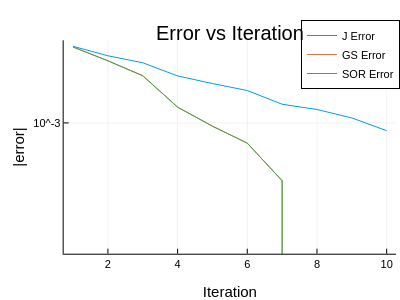

The notebook cell saved with this chart:
### Code cell
plotlyjs()
x          = [0.;0.;0.]
Ã_jacobi   = float.(Ã_jacobi)
b̃_jacobi   = float.(b̃_jacobi)
Ã_gs       = float.(Ã_gs)
b̃_gs       = float.(b̃_gs)
Ã_sor      = float.(Ã_sor)
b̃_sor      = float.(b̃_sor)

xN,J_error    = run( Ã_jacobi, b̃_jacobi, x, N; show=false)
xN,GS_error   = run( Ã_gs,     b̃_gs,     x, N; show=false)

@manipulate for α in 0.01:0.01:2
      xN, SOR_error = run_sor(Ã_sor, b̃_sor, x, N, α[]; show=false)

      p = plot(J_error, label="J Error")
      plot!(p, GS_error, label="GS Error")
      plot!(p, SOR_error, label="SOR Error")
      plot!(p, yscale=:log10, title="Error vs Iteration",
               xlabel="Iteration", ylabel="|error|", size=(400,300))

      display(p)
      p
end

### Figure 1 — Plotly figure (JSON) as saved in the notebook; plotly's stock layout.template omitted (floating-point values rounded to 4 significant figures)
{"data": [{"colorbar": {"len": 0.821, "title": "", "x": 0.9902, "y": 0.5116}, "legendgroup": "J Error", "line": {"color": "rgba(0, 154, 250, 1.000)", "dash": "solid", "shape": "linear", "width": 1}, "mode": "lines", "name": "J Error", "showlegend": true, "type": "scatter", "x": [1, 2, 3, 4, 5, 6, 7, 8, 9, 10], "xaxis": "x", "y": [0.4488, 0.2106, 0.1208, 0.0423, 0.02308, 0.01324, 0.00443, 0.00291, 0.00149, 0.00054], "yaxis": "y"}, {"colorbar": {"len": 0.821, "title": "", "x": 0.9902, "y": 0.5116}, "legendgroup": "GS Error", "line": {"color": "rgba(227, 111, 71, 1.000)", "dash": "solid", "shape": "linear", "width": 1}, "mode": "lines", "name": "GS Error", "showlegend": true, "type": "scatter", "x": [1, 2, 3, 4, 5, 6, 7, 8, 9, 10], "xaxis": "x", "y": [0.4233, 0.1414, 0.04293, 0.00352, 0.00077, 0.0002, 1e-05, 0.0, 0.0, 0.0], "yaxis": "y"}, {"colorbar": {"len": 0.821, "title": "", "x": 0.9902, "y": 0.5116}, "legendgroup": "SOR Error", "line": {"color": "rgba(62, 164, 78, 1.000)", "dash": "solid", "shape": "linear", "width": 1}, "mode": "lines", "name": "SOR Error", "showlegend": true, "type": "scatter", "x": [1, 2, 3, 4, 5, 6, 7, 8, 9, 10], "xaxis": "x", "y": [0.4233, 0.1414, 0.04293, 0.00352, 0.00077, 0.0002, 1e-05, 0.0, 0.0, 0.0], "yaxis": "y"}], "layout": {"annotations": [{"font": {"color": "rgba(0, 0, 0, 1.000)", "family": "sans-serif", "size": 20}, "rotation": -0.0, "showarrow": false, "text": "Error vs Iteration", "x": 0.5746, "xanchor": "center", "xref": "paper", "y": 1.0, "yanchor": "top", "yref": "paper"}], "height": 300, "legend": {"bgcolor": "rgba(255, 255, 255, 1.000)", "bordercolor": "rgba(0, 0, 0, 1.000)", "borderwidth": 1, "font": {"color": "rgba(0, 0, 0, 1.000)", "family": "sans-serif", "size": 11}, "title": {"font": {"color": "rgba(0, 0, 0, 1.000)", "family": "sans-serif", "size": 15}, "text": ""}, "tracegroupgap": 0, "traceorder": "normal", "x": 1.0, "xanchor": "auto", "y": 1.0, "yanchor": "auto"}, "margin": {"b": 20, "l": 0, "r": 0, "t": 20}, "paper_bgcolor": "rgba(255, 255, 255, 1.000)", "plot_bgcolor": "rgba(255, 255, 255, 1.000)", "showlegend": true, "width": 400, "xaxis": {"anchor": "y", "domain": [0.1592, 0.9902], "gridcolor": "rgba(0, 0, 0, 0.100)", "gridwidth": 0.5, "linecolor": "rgba(0, 0, 0, 1.000)", "mirror": false, "range": [0.73, 10.27], "showgrid": true, "showline": true, "showticklabels": true, "tickangle": 0, "tickcolor": "rgb(0, 0, 0)", "tickfont": {"color": "rgba(0, 0, 0, 1.000)", "family": "sans-serif", "size": 11}, "tickmode": "array", "ticks": "inside", "ticktext": ["2", "4", "6", "8", "10"], "tickvals": [2.0, 4.0, 6.0, 8.0, 10.0], "title": "Iteration", "titlefont": {"color": "rgba(0, 0, 0, 1.000)", "family": "sans-serif", "size": 15}, "type": "-", "visible": true, "zeroline": false, "zerolinecolor": "rgba(0, 0, 0, 1.000)"}, "yaxis": {"anchor": "x", "domain": [0.1011, 0.9221], "gridcolor": "rgba(0, 0, 0, 0.100)", "gridwidth": 0.5, "linecolor": "rgba(0, 0, 0, 1.000)", "mirror": false, "range": [-7.528, -0.1389], "showgrid": true, "showline": true, "showticklabels": true, "tickangle": 0, "tickcolor": "rgb(0, 0, 0)", "tickfont": {"color": "rgba(0, 0, 0, 1.000)", "family": "sans-serif", "size": 11}, "tickmode": "array", "ticks": "inside", "ticktext": ["10^-6", "10^-3"], "tickvals": [0.0, 0.001], "title": "|error|", "titlefont": {"color": "rgba(0, 0, 0, 1.000)", "family": "sans-serif", "size": 15}, "type": "log", "visible": true, "zeroline": false, "zerolinecolor": "rgba(0, 0, 0, 1.000)"}}}
